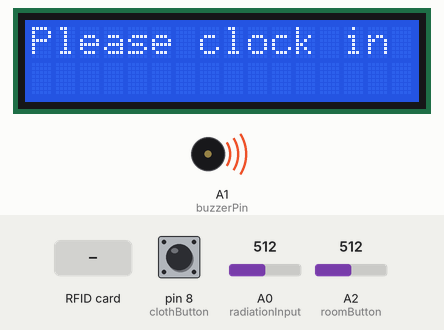
Recording of a sketch running on a simulated Arduino Uno, built with avr-gcc and run on an emulated ATmega328P. On the bench: 16×2 character LCD, buzzer (waves = sounding, pin HIGH). Inputs (shaded band) come from the test bench; at power-on: A2 (roomButton) = 512, pin 8 (clothButton) LOW, A0 (radiationInput) = 512. Pins used as bus, display or sensor lines are not drawn; what the sketch prints to the serial monitor is not drawn.

Above: at 1.3 s.
1.4 s: RFID card 96 FE 0A F8 held to the reader
At 2.0 s:
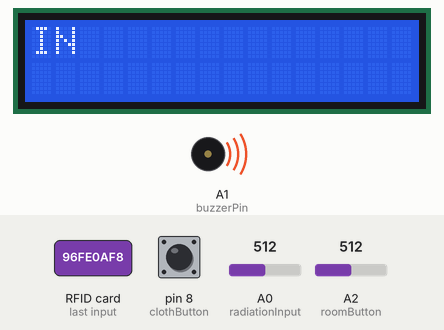
4.4 s: A2 (roomButton) set to 988
7.4 s: A2 (roomButton) set to 1015
At 8.06 s:
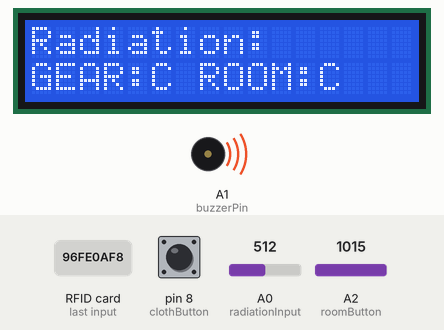
10.4 s: pin 8 (clothButton) pulled HIGH for 1 s
At 10.89 s:
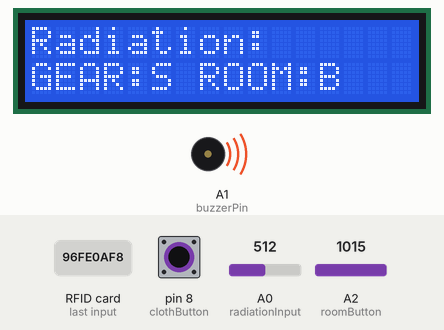
13.4 s: RFID card 96 FE 0A F8 held to the reader
At 14.9 s:
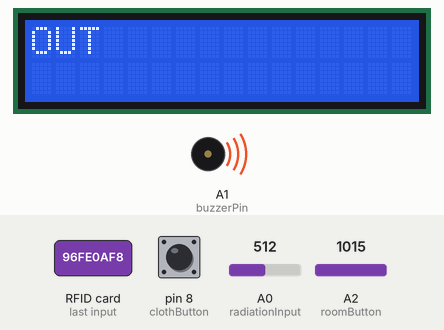
16.4 s: pin 8 (clothButton) pulled HIGH for 0.15 s
At 16.53 s:
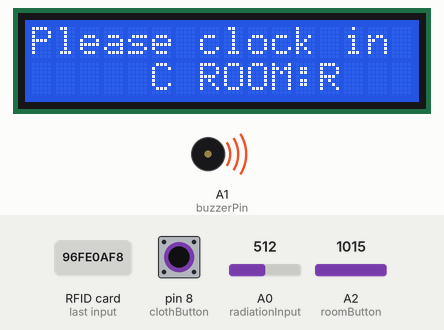
Timing chart, 0 to 19.2 s (numbered marks = the images above; inputs shaded):
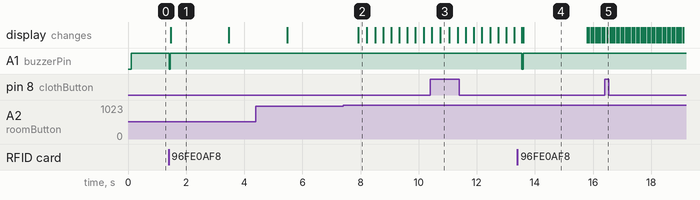

The sketch:

safetySystem.ino
```cpp
#include <LiquidCrystal.h>
#include <SPI.h>
#include <MFRC522.h>
#include <TimeLib.h>

/* LCD Circuit
 * D7 -> PIN2
 * D6 -> PIN3
 * D5 -> PIN4
 * D4 -> PIN5
 * E  -> PIN6
 * RS -> PIN7
 */

#define SDA 10
#define SCK 13
#define MOSI 11
#define MISO 12
#define RST 9
#define SAFE 1
#define UNSAFE 0
#define IN 1
#define OUT 0
#define REACTOR_ROOM 1
#define CONTROL_ROOM 2
#define BREAK_ROOM 3

MFRC522 mfrc522(SDA, RST);
LiquidCrystal lcd(7, 6, 5, 4, 3, 2);

const int clothButton = 8;
const int roomButton = A2;
const int buzzerPin = A1;
const int radiationInput = A0;

int radiationLevel = 0;
int radiationLevelMin = 0;
int radiationLevelMax = 1023;
int previousRad = 0;
int clothButtonV = 0;
int roomButtonV = 0;

int stamp = OUT;
long E = 0;
float rc = 1.6; // reactor room default
char pcV = 'C'; // normal cloth default
char room = 'R';

int pc = SAFE;      // default state protective cloth
int state = REACTOR_ROOM; // default room

void setup() {
  // set up the LCD's number of columns and rows:
  lcd.begin(16,2);

  // set up rfid
  SPI.begin();
  mfrc522.PCD_Init();

  Serial.begin(9600);

  // set buzzer as output and turn it off
  pinMode(buzzerPin, OUTPUT);
  analogWrite(buzzerPin, 255);

  // set roomPin button as input
  pinMode(roomButton, INPUT);

  // set clothPin button as an input
  pinMode(clothButton, INPUT);

  // set timer to 0 as default
  setTime(0,0,0,0,0,0000);

  lcd.print("Please clock in");
}

void state_machine_run()
{
  switch(state)
  {
   case REACTOR_ROOM:
      rc = 1.6;
      state = CONTROL_ROOM;
      room = 'R';
      lcd.setCursor(7,2);
      lcd.print("ROOM:");
      lcd.print(room);
   break;

   case CONTROL_ROOM:
      rc = 0.5;
      state = BREAK_ROOM;
      room = 'C';
      lcd.setCursor(7,2);
      lcd.print("ROOM:");
      lcd.print(room);
   break;

   case BREAK_ROOM:
      rc = 0.1;
      state = REACTOR_ROOM;
      room = 'B';
      lcd.setCursor(7,2);
      lcd.print("ROOM:");
      lcd.print(room);
   break;
  }
}

void sendBluetooth(){

  Serial.println();
  Serial.print("!");
  Serial.print(stamp);
  Serial.print(",");
  Serial.print(minute());
  Serial.print(",");
  Serial.print(second());
  Serial.print(",");
  Serial.print(pcV);
  Serial.print(",");
  Serial.print(radiationLevel);
  Serial.print(",");
  Serial.print(room);
  Serial.print(";");

  delay(200);
}

void loop() {

  // read the state of radiation
  radiationLevel = analogRead(radiationInput);
  radiationLevel = map(radiationLevel, radiationLevelMin, radiationLevelMax, 1, 100);
  if (stamp == IN){
    if (radiationLevel != previousRad){
        lcd.setCursor(10,0);
        lcd.print(radiationLevel);
        lcd.print("   ");
    }

    sendBluetooth();
  }
  previousRad = radiationLevel;

  clothButtonV = digitalRead(clothButton);
  roomButtonV = analogRead(roomButton);

  if (roomButtonV > 1000){
    delay(50);
    if (roomButtonV > 1000){
      state_machine_run();
    }
  }

  if (clothButtonV == HIGH) {
    delay(20);
    if (pc == SAFE && clothButtonV == HIGH) {
      pc = UNSAFE;
      lcd.setCursor(5,2);
      lcd.print("S");
      pcV = 'S';
      }
    else if (pc == UNSAFE && clothButtonV == HIGH) {
      pc = SAFE;
      lcd.setCursor(5,2);
      lcd.print("C");
      pcV = 'C';
    }
  }

  //look for card
  if ( !mfrc522.PICC_IsNewCardPresent())
  {
    return;
  }

  //select one of the cards
  if ( !mfrc522.PICC_ReadCardSerial())
  {
    return;
  }

  // show UID on monitor
  Serial.print("UID tag :");
  String content = "";
  byte letter;

  for (byte i = 0; i < mfrc522.uid.size; i++)
  {
    Serial.print(mfrc522.uid.uidByte[i] < 0x10 ? " 0" : " ");
    Serial.print(mfrc522.uid.uidByte[i], HEX);
    content.concat(String(mfrc522.uid.uidByte[i] < 0x10 ? " 0" : " "));
    content.concat(String(mfrc522.uid.uidByte[i], HEX));
  }

  Serial.println();
  Serial.print("Message : Tech1");

  content.toUpperCase();

  if (content.substring(1) == "96 FE 0A F8" && stamp == OUT)
  {
    analogWrite(buzzerPin, 0);
    delay(50);
    analogWrite(buzzerPin, 255);
    lcd.clear();
    lcd.home();
    lcd.print("IN ");
    stamp = IN;
    Serial.print("IN");
    delay(2000);
    lcd.home();
    lcd.print("Select gear&room");
    delay(2000);
    lcd.clear();
    lcd.print("Radiation:");
    lcd.setCursor(0,2);
    lcd.print("GEAR:");
    lcd.setCursor(5,2);
    lcd.print(pcV);
    lcd.setCursor(7,2);
    lcd.print("ROOM:");
    lcd.print(room);
    delay(1000);

    setTime(0, 0, 0, 0, 0, 0000);
  }

  else if (content.substring(1) == "96 FE 0A F8" && stamp == IN)
  {
    analogWrite(buzzerPin, 0);
    delay(50);
    analogWrite(buzzerPin, 255);
    lcd.clear();
    lcd.home();
    lcd.print("OUT");
    stamp = OUT;
    Serial.print("OUT");
    sendBluetooth();
    delay(2000);
    lcd.clear();
    lcd.print("Please clock in");
    setTime(0, 0, 0, 0, 0, 0000);

  }
}
```

Measured:
- the behaviour switches between 1000 and 1001 on A2 (roomButton) (found by bisection; images 1 and 2)
- after the input at 1.4 s, A1 (buzzerPin): HIGH → LOW at once, → HIGH 0.05 s later; the display: changes after 0.07 s (image 1)
- after the input at 7.4 s, the display: changes after 0.52 s (image 2)
- after the input at 10.4 s, the display: first differs from a run without the input after 0.35 s (image 3)
- after the input at 13.4 s, A1 (buzzerPin): HIGH → LOW after 0.15 s, → HIGH 0.05 s later; the display: first differs from a run without the input after 0.20 s (image 4)
- after the input at 16.4 s, the display: changes after 0.09 s (image 5)
- what the display in image 1 shows lasts 2.0 s, from 1.5 s to 3.5 s
